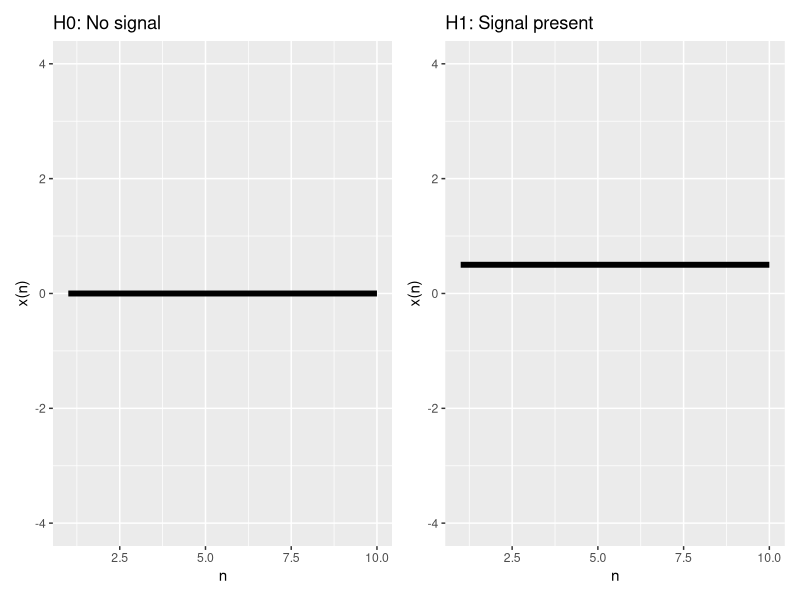
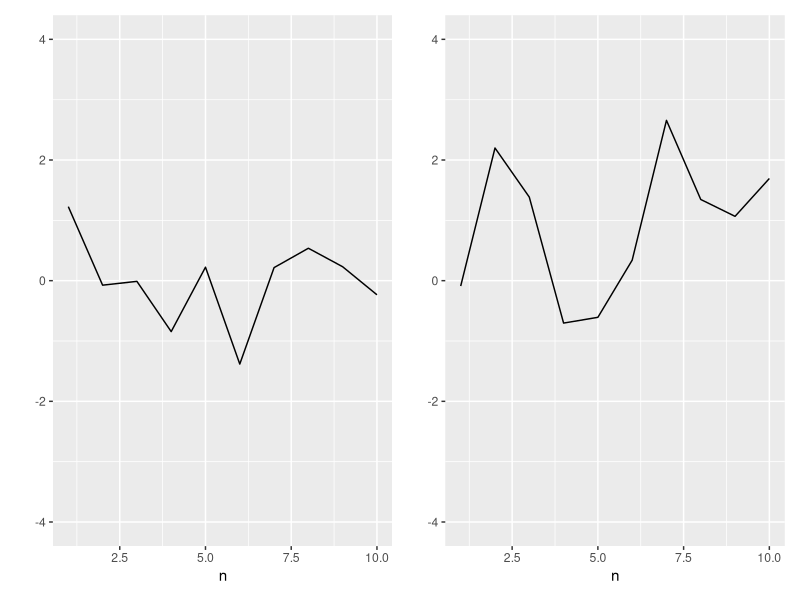
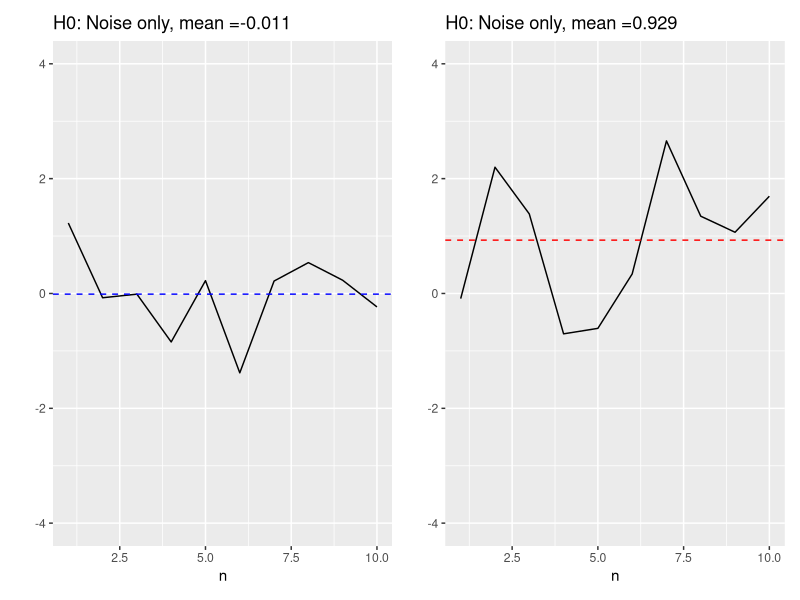
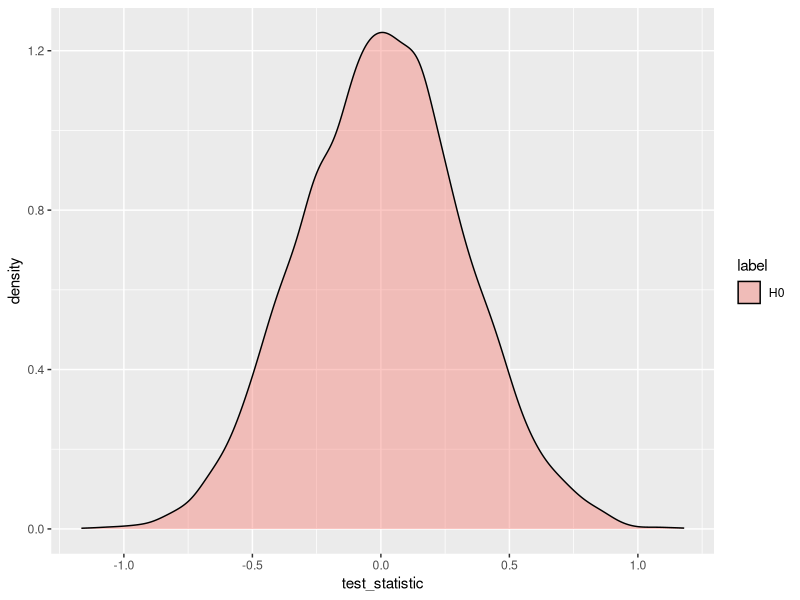
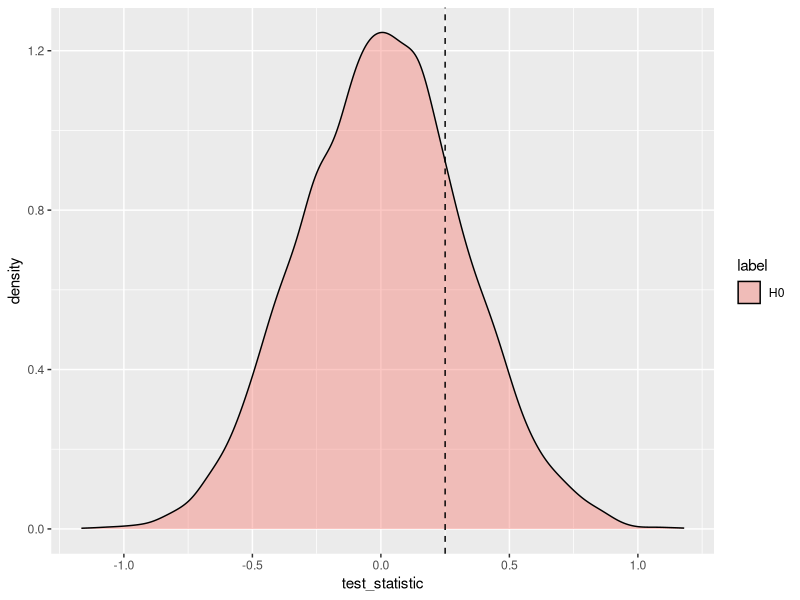
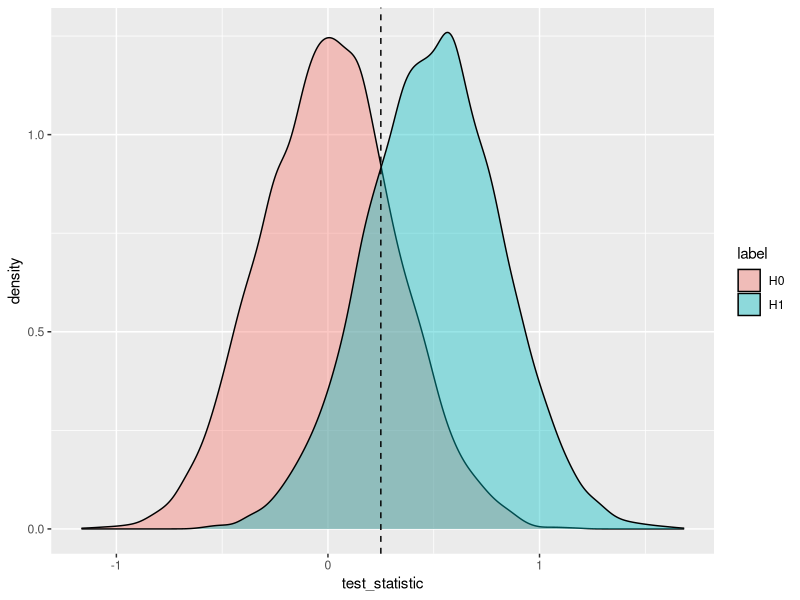
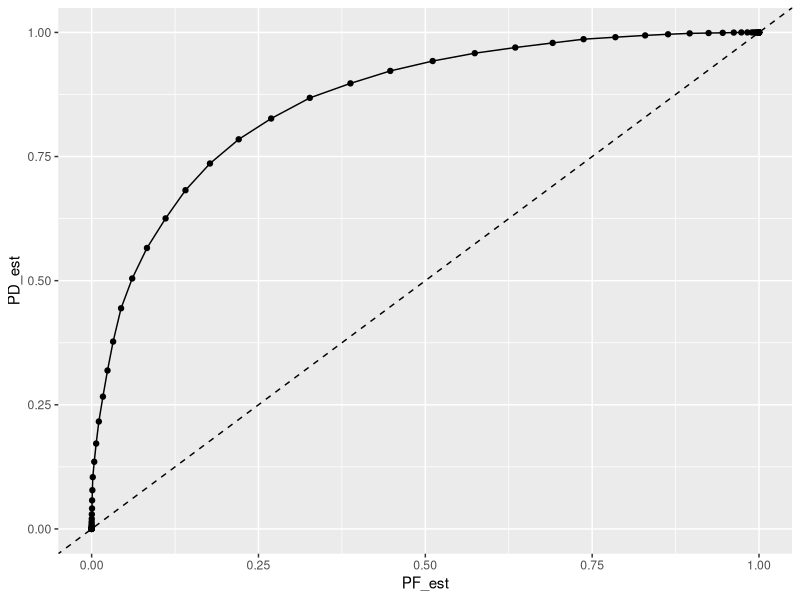

These charts were generated, in order, by the following R code:
## ---- chunk 1
library(tidyverse)
library(ggplot2)
library(patchwork)

## ---- chunk 2
# Signal model
A = 0.5
k <- 10

s <- rep(A, k)

dat <- data.frame('n' = seq(1, k), 's' = s)

## ---- chunk 3
ylimits <- c(-4,4)
p1 <- ggplot(dat, aes(x=n, y = 0)) + geom_line(linewidth = 2) + ylim(ylimits) + 
  ylab('x(n)') + xlab('n') + ggtitle('H0: No signal')

p2 <- ggplot(dat, aes(x=n, y = A)) + geom_line(linewidth = 2) + ylim(ylimits) + 
  ylab('x(n)') + xlab('n') + ggtitle('H1: Signal present')

p1 + p2


## ---- chunk 4
# Noise model: W ~ N(0, 1)
mu_w <- 0
var_w <- 1
sd_w <- sqrt(var_w)
w <- rnorm(k, mean = mu_w, sd = sd_w)

dat <- dat %>% bind_cols('w' = w)

# Signal + noise
x <- s + rnorm(k, mean = mu_w, sd = sd_w)
dat <- dat %>% bind_cols('x' = x)

## ---- chunk 5
p1 <- ggplot(dat, aes(x=n, y = w)) + geom_line() + ylim(ylimits) +
  ylab('')
#+
#  ggtitle("H0: Noise only")
p2 <- ggplot(dat, aes(x=n, y = x)) + geom_line() + ylim(ylimits) +
  ylab('')
#+ 
 # ggtitle("H1: Signal + Noise")
p1 + p2

## ---- chunk 6
dat %>% select(w, x) %>% colMeans()

## ---- chunk 7
dat <- dat %>% 
  bind_cols('mean_w' = dat %>% pull(w) %>% mean()) %>%
  bind_cols('mean_x' = dat %>% pull(x) %>% mean())

## ---- chunk 8
p1 <- p1 + geom_hline(yintercept = dat %>% pull(w) %>% mean(),
                      linetype = 'dashed', col = "blue") +
  ggtitle(paste0("H0: Noise only, ", 'mean =', 
                   dat %>% pull(w) %>% mean() %>%
                   round(., digits = 3))) +
  ylim(ylimits) 

p2 <- p2 + geom_hline(yintercept = dat %>% pull(x) %>% mean(),
                      linetype = 'dashed', col = "red") +
  ggtitle(paste0("H0: Noise only, ", 'mean =', 
                   dat %>% pull(x) %>% mean() %>%
                   round(., digits = 3))) +
  ylim(ylimits) 

p1 + p2

## ---- chunk 9

# number of MonteCarlo trials
repM <- 10000 

# Signal model
A = 0.5
k <- 10
s <- rep(A, k)
dat <- data.frame('n' = seq(1, k), 's' = s)

# Noise model
mu_w <- 0
var_w <- 1
sd_w <- sqrt(var_w)

#w <- rnorm(k, mean = mu_w, sd = sd_w)
#dat <- dat %>% bind_cols('w' = w)

# Signal + noise
#x <- s + rnorm(k, mean = mu_w, sd = sd_w)
#dat <- dat %>% bind_cols('x' = x)
#dat <- data.frame('n' = seq(1, k), 's' = s)


# Simulate H0 case repM times: estimate PF
test_statistic_h0 = NA
for(iM in 1:repM){
  w <- rnorm(k, mean = mu_w, sd = sd_w)
  test_statistic_h0[iM] <- mean(w)
}

# Simulate H1 case repM times: estimate PD
test_statistic_h1 = NA
for(iM in 1:repM){
  x <- A + rnorm(k, mean = mu_w, sd = sd_w)
  test_statistic_h1[iM] <- mean(x)
}

dat_sim <- 
  data.frame('test_statistic' = test_statistic_h0, 
             'label' = 'H0') %>% 
  bind_rows(data.frame('test_statistic' = test_statistic_h1, 
                       'label' = 'H1'))

## ---- chunk 10
ggplot(data = dat_sim %>% filter(label == 'H0'), aes(x=test_statistic, fill = label)) + 
  geom_density(alpha = 0.4) 


## ---- chunk 11
th <- A/2



ggplot(data = dat_sim %>% filter(label == 'H0'), aes(x=test_statistic, fill = label)) + 
  geom_density(alpha = 0.4) + 
  geom_vline(xintercept = th, linetype = 'dashed')

## ---- chunk 12
pf_est <- sum(test_statistic_h0 > th)/repM
pf_est
## ---- chunk 13
ggplot(data = dat_sim, aes(x=test_statistic, fill = label)) + 
  geom_density(alpha = 0.4) + 
  geom_vline(xintercept = th, linetype = 'dashed')

## ---- chunk 14
pd_est <- sum(test_statistic_h1 > th)/repM
pd_est


## ---- chunk 15
aTh <- seq(-2, 2, by = 0.05)
PD_est <- NA
PF_est <- NA

for(i in 1:length(aTh)){
  th <- aTh[i]
  PD_est[i] <- sum(test_statistic_h1 > th)/repM
  PF_est[i] <- sum(test_statistic_h0 > th)/repM
}


dat_perf <- data.frame('th'=aTh, 'PF_est' = PF_est, 'PD_est' = PD_est)
ggplot(data = dat_perf,
       aes(x = PF_est, y = PD_est)) + 
  geom_line() + geom_point() +
  geom_abline(linetype = 'dashed')

